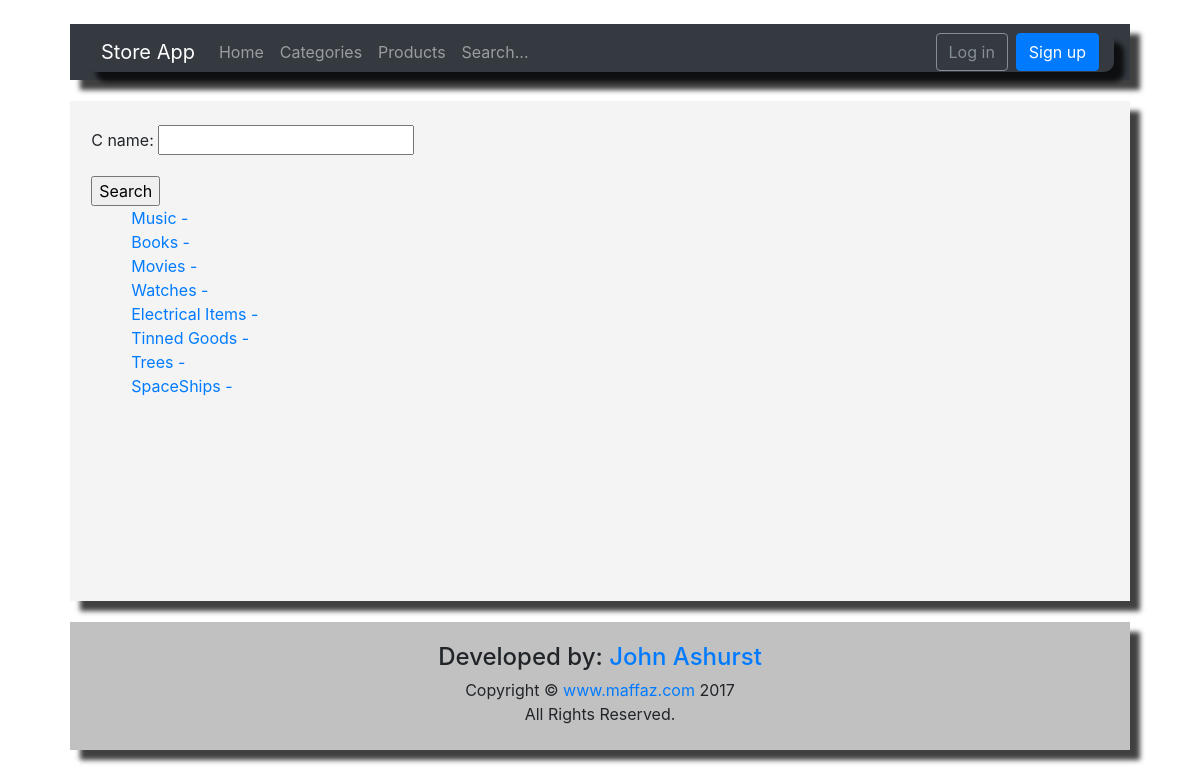
The app's page /products/search/ with its own data.
### products/models.py (models this page shows, shortened)
class Category(models.Model):
    c_name = models.CharField(max_length=200, help_text="Enter a Product Category: ")

### products/views.py (the view)
def search(request):
    cat_list = Category.objects.all()
    cat_filter = CategoryFilter(request.GET, queryset=cat_list)
    return render(request, 'cat_s_list.html', {'filter': cat_filter})

### templates/cat_s_list.html
{% extends 'base.html' %}
{% block content %}
<br>
  <form method="get">
    {{ filter.form.as_p }}
    <button type="submit">Search</button>
  </form>
  <ul>
  {% for cat in filter.qs %}
    <li><a href="{% url 'category-detail' cat.pk %}">{{ cat.c_name }} - {{ cat.get_c_name }}</a></li>
  {% endfor %}
  </ul>
  <br>
{% endblock %}

### static/css/styles.css (style rules this page uses)
* { list-style-type: none; text-decoration: none }
body { width:1060px; margin: 0 auto; background-image: url('https://images.freecreatives.com/wp-content/uploads/2015/03/694608__wallpapers-background-vintage-brown-old-wallpaper-desktop-texture-tekstura-original-vintazh-korichnevyj-staryj-gdefon_p.jpg'); background-attachment: fixed; max-width:94%; margin-top: 2% }
ul { margin: 0; }

### records on screen
Category: c_name "Music"
Category: c_name "Books"
Category: c_name "Movies"
Category: c_name "Watches"
Category: c_name "Electrical Items"
Category: c_name "Tinned Goods"
Category: c_name "Trees"
Category: c_name "SpaceShips"
